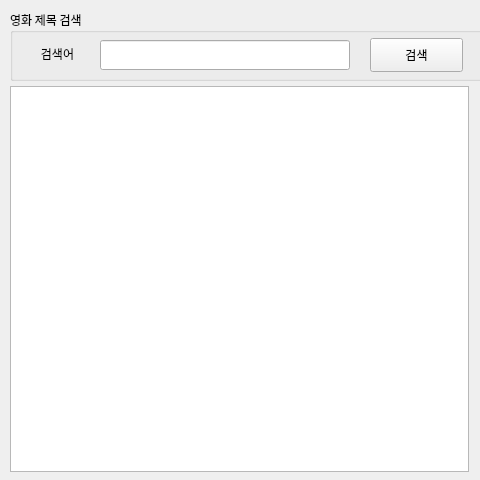
<?xml version="1.0" encoding="UTF-8"?>
<ui version="4.0">
 <class>frmNaverSearch</class>
 <widget class="QWidget" name="frmNaverSearch">
  <property name="geometry">
   <rect>
    <x>0</x>
    <y>0</y>
    <width>480</width>
    <height>480</height>
   </rect>
  </property>
  <property name="sizePolicy">
   <sizepolicy hsizetype="Fixed" vsizetype="Fixed">
    <horstretch>0</horstretch>
    <verstretch>0</verstretch>
   </sizepolicy>
  </property>
  <property name="maximumSize">
   <size>
    <width>480</width>
    <height>480</height>
   </size>
  </property>
  <property name="font">
   <font>
    <family>나눔고딕코딩</family>
   </font>
  </property>
  <property name="windowTitle">
   <string>네이버 영화 검색</string>
  </property>
  <widget class="QGroupBox" name="groupBox">
   <property name="geometry">
    <rect>
     <x>10</x>
     <y>10</y>
     <width>581</width>
     <height>71</height>
    </rect>
   </property>
   <property name="title">
    <string>영화 제목 검색</string>
   </property>
   <widget class="QLabel" name="label">
    <property name="geometry">
     <rect>
      <x>10</x>
      <y>31</y>
      <width>75</width>
      <height>26</height>
     </rect>
    </property>
    <property name="text">
     <string>검색어</string>
    </property>
    <property name="alignment">
     <set>Qt::AlignCenter</set>
    </property>
   </widget>
   <widget class="QLineEdit" name="txtSearch">
    <property name="geometry">
     <rect>
      <x>90</x>
      <y>30</y>
      <width>250</width>
      <height>30</height>
     </rect>
    </property>
   </widget>
   <widget class="QPushButton" name="btnSearch">
    <property name="geometry">
     <rect>
      <x>360</x>
      <y>28</y>
      <width>93</width>
      <height>34</height>
     </rect>
    </property>
    <property name="text">
     <string>검색</string>
    </property>
   </widget>
  </widget>
  <widget class="QTableWidget" name="tblResult">
   <property name="geometry">
    <rect>
     <x>10</x>
     <y>86</y>
     <width>459</width>
     <height>386</height>
    </rect>
   </property>
  </widget>
 </widget>
 <resources/>
 <connections/>
</ui>
